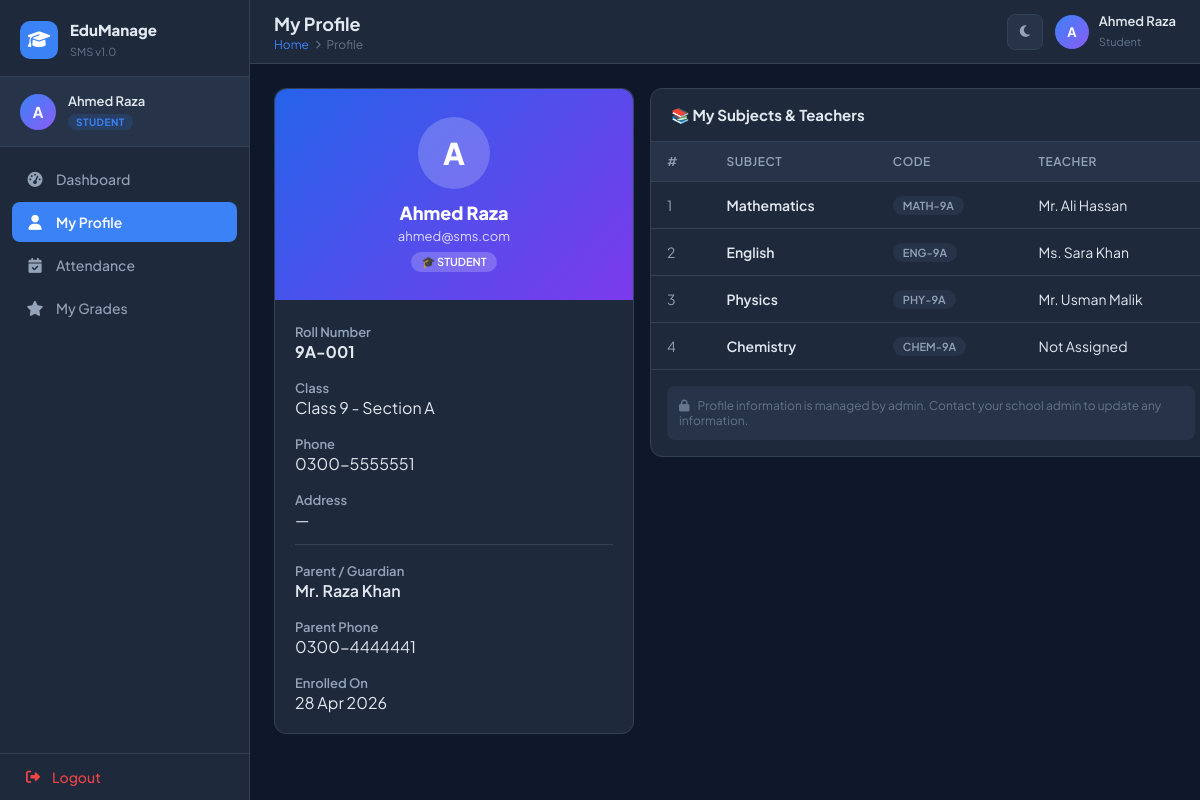
Page /student/profile.php (signed in) on the committed database.
### tables this page shows
CREATE TABLE IF NOT EXISTS students (
    id INT AUTO_INCREMENT PRIMARY KEY,
    user_id INT NOT NULL UNIQUE,
    class_id INT,
    roll_no VARCHAR(30),
    phone VARCHAR(20),
    address TEXT,
    parent_name VARCHAR(100),
    parent_phone VARCHAR(20),
    FOREIGN KEY (user_id) REFERENCES users(id) ON DELETE CASCADE,
    FOREIGN KEY (class_id) REFERENCES classes(id) ON DELETE SET NULL
);

CREATE TABLE IF NOT EXISTS users (
    id INT AUTO_INCREMENT PRIMARY KEY,
    name VARCHAR(100) NOT NULL,
    email VARCHAR(150) NOT NULL UNIQUE,
    password VARCHAR(255) NOT NULL,
    role ENUM('admin','teacher','student') NOT NULL DEFAULT 'student',
    status ENUM('active','inactive') DEFAULT 'active',
    created_at TIMESTAMP DEFAULT CURRENT_TIMESTAMP
);

CREATE TABLE IF NOT EXISTS classes (
    id INT AUTO_INCREMENT PRIMARY KEY,
    class_name VARCHAR(100) NOT NULL,
    section VARCHAR(10) DEFAULT 'A',
    created_at TIMESTAMP DEFAULT CURRENT_TIMESTAMP
);

CREATE TABLE IF NOT EXISTS subjects (
    id INT AUTO_INCREMENT PRIMARY KEY,
    subject_name VARCHAR(100) NOT NULL,
    subject_code VARCHAR(20),
    class_id INT,
    FOREIGN KEY (class_id) REFERENCES classes(id) ON DELETE SET NULL
);

### includes/auth.php (called while the page is built, shortened)
<?php
function getCurrentUser() {
    return [
        'id' => $_SESSION['user_id'] ?? null,
        'name' => $_SESSION['name'] ?? '',
        'email' => $_SESSION['email'] ?? '',
        'role' => $_SESSION['role'] ?? '',
        'entity_id' => $_SESSION['entity_id'] ?? null,
    ];
}

### config/db.php (called while the page is built, shortened)
<?php
function h($str) {
    return htmlspecialchars($str ?? '', ENT_QUOTES, 'UTF-8');
}

### student/profile.php (the view, shortened to what this page needs)
<?php
require_once '../includes/auth.php';
require_once '../config/db.php';
$pageTitle = 'My Profile';
$breadcrumb = 'Profile';
$user = getCurrentUser();
$studentId = $user['entity_id'];
$stmt = $conn->prepare(
    "SELECT s.*, u.name, u.email, u.created_at, c.class_name, c.section
     FROM students s JOIN users u ON s.user_id=u.id
     LEFT JOIN classes c ON s.class_id=c.id
     WHERE s.id=?"
);
$stmt->bind_param("i", $studentId);
$stmt->execute();
$profile = $stmt->get_result()->fetch_assoc();
$subjects = [];
if ($profile['class_id']) {
    $sStmt = $conn->prepare(
        "SELECT s.subject_name, s.subject_code, u.name as teacher_name
         FROM subjects s
         LEFT JOIN teacher_assignments ta ON ta.subject_id=s.id AND ta.class_id=s.class_id
         LEFT JOIN teachers t ON ta.teacher_id=t.id
         LEFT JOIN users u ON t.user_id=u.id
         WHERE s.class_id=?"
    );
    $sStmt->bind_param("i", $profile['class_id']);
    $sStmt->execute();
    $subjects = $sStmt->get_result()->fetch_all(MYSQLI_ASSOC);
}
require_once '../includes/header.php';
?>
<div style="display:grid;grid-template-columns:360px 1fr;gap:16px;align-items:start;">
<div class="card">
    <div style="background:linear-gradient(135deg,#2563eb,#7c3aed);padding:28px;text-align:center;border-radius:var(--radius) var(--radius) 0 0">
        <div style="width:72px;height:72px;background:rgba(255,255,255,0.2);border-radius:50%;display:flex;align-items:center;justify-content:center;margin:0 auto 12px;font-size:30px;font-weight:800;color:#fff">
            <?= strtoupper(substr($profile['name'],0,1)) ?>
        </div>
        <h2 style="color:#fff;font-size:18px;font-weight:800"><?= h($profile['name']) ?></h2>
        <p style="color:rgba(255,255,255,0.8);font-size:13px;margin-top:4px"><?= h($profile['email']) ?></p>
        <span class="badge" style="background:rgba(255,255,255,0.2);color:#fff;margin-top:8px">🎓 Student</span>
    </div>
    <div class="card-body">
        <div style="display:flex;flex-direction:column;gap:14px;">
            <div><label>Roll Number</label><p style="font-weight:700;font-size:16px"><?= h($profile['roll_no'] ?: '—') ?></p></div>
            <div><label>Class</label><p><?= $profile['class_name'] ? h($profile['class_name'].' - Section '.$profile['section']) : '—' ?></p></div>
            <div><label>Phone</label><p><?= h($profile['phone'] ?: '—') ?></p></div>
            <div><label>Address</label><p><?= h($profile['address'] ?: '—') ?></p></div>
            <div style="border-top:1px solid var(--border);padding-top:14px">
                <label>Parent / Guardian</label>
                <p style="font-weight:600"><?= h($profile['parent_name'] ?: '—') ?></p>
            </div>
            <div><label>Parent Phone</label><p><?= h($profile['parent_phone'] ?: '—') ?></p></div>
            <div><label>Enrolled On</label><p><?= date('d M Y', strtotime($profile['created_at'])) ?></p></div>
        </div>
    </div>
</div>
<div class="card">
    <div class="card-header"><span class="card-title">📚 My Subjects & Teachers</span></div>
    <?php if (empty($subjects)): ?>
    <div class="empty-state"><i class="fas fa-book"></i><h3>No subjects assigned</h3></div>
    <?php else: ?>
    <div class="table-wrapper">
        <table>
            <thead><tr><th>#</th><th>Subject</th><th>Code</th><th>Teacher</th></tr></thead>
            <tbody>
            <?php foreach ($subjects as $i => $s): ?>
            <tr>
                <td class="text-muted"><?= $i+1 ?></td>
                <td style="font-weight:600"><?= h($s['subject_name']) ?></td>
                <td><span class="badge badge-secondary"><?= h($s['subject_code'] ?: '—') ?></span></td>
                <td><?= h($s['teacher_name'] ?: 'Not Assigned') ?></td>
            </tr>
            <?php endforeach; ?>
            </tbody>
        </table>
    </div>
    <?php endif; ?>
    <div style="padding:16px;border-top:1px solid var(--border)">
        <div style="font-size:12px;color:var(--text-dim);background:var(--surface2);padding:12px;border-radius:8px;">
            <i class="fas fa-lock" style="margin-right:6px"></i>
            Profile information is managed by admin. Contact your school admin to update any information.
        </div>
    </div>
</div>
</div>
<?php require_once '../includes/footer.php'; ?>

### includes/header.php (shortened to what this page needs)
<?php
if (!defined('BASE_URL')) {
    $protocol = (!empty($_SERVER['HTTPS']) && $_SERVER['HTTPS'] !== 'off') ? 'https' : 'http';
    $host = $_SERVER['HTTP_HOST'];
}
$user = getCurrentUser();
$role = $user['role'];
$menus = [
    'admin' => [
        ['icon' => 'tachometer-alt', 'label' => 'Dashboard', 'url' => BASE_URL . '/admin/dashboard.php'],
        ['icon' => 'user-graduate', 'label' => 'Students', 'url' => BASE_URL . '/admin/students.php'],
        ['icon' => 'chalkboard-teacher', 'label' => 'Teachers', 'url' => BASE_URL . '/admin/teachers.php'],
        ['icon' => 'school', 'label' => 'Classes', 'url' => BASE_URL . '/admin/classes.php'],
        ['icon' => 'book', 'label' => 'Subjects', 'url' => BASE_URL . '/admin/subjects.php'],
        ['icon' => 'calendar-check', 'label' => 'Attendance', 'url' => BASE_URL . '/admin/attendance.php'],
        ['icon' => 'star', 'label' => 'Grades', 'url' => BASE_URL . '/admin/grades.php'],
        ['icon' => 'bullhorn', 'label' => 'Announcements', 'url' => BASE_URL . '/admin/announcements.php'],
        ['icon' => 'history', 'label' => 'Activity Logs', 'url' => BASE_URL . '/admin/logs.php'],
    ],
    'teacher' => [
        ['icon' => 'tachometer-alt', 'label' => 'Dashboard', 'url' => BASE_URL . '/teacher/dashboard.php'],
        ['icon' => 'calendar-check', 'label' => 'Mark Attendance', 'url' => BASE_URL . '/teacher/attendance.php'],
        ['icon' => 'star', 'label' => 'Enter Grades', 'url' => BASE_URL . '/teacher/grades.php'],
        ['icon' => 'users', 'label' => 'My Students', 'url' => BASE_URL . '/teacher/students.php'],
    ],
    'student' => [
        ['icon' => 'tachometer-alt', 'label' => 'Dashboard', 'url' => BASE_URL . '/student/dashboard.php'],
        ['icon' => 'user', 'label' => 'My Profile', 'url' => BASE_URL . '/student/profile.php'],
        ['icon' => 'calendar-check', 'label' => 'Attendance', 'url' => BASE_URL . '/student/attendance.php'],
        ['icon' => 'star', 'label' => 'My Grades', 'url' => BASE_URL . '/student/grades.php'],
    ],
];
$currentMenu = $menus[$role] ?? [];
$currentUrl = $protocol . '://' . $host . $_SERVER['REQUEST_URI'];
?>
<!DOCTYPE html>
<html lang="en" data-theme="dark">
<head>
    <link rel="stylesheet" href="https://cdnjs.cloudflare.com/ajax/libs/font-awesome/6.5.0/css/all.min.css">
    <link rel="stylesheet" href="<?= BASE_URL ?>/assets/css/style.css">
</head>
<body>
<aside class="sidebar" id="sidebar">
    <div class="sidebar-logo">
        <div class="logo-icon"><i class="fas fa-graduation-cap"></i></div>
        <div class="logo-text">
            <span class="logo-name">EduManage</span>
            <span class="logo-sub">SMS v1.0</span>
        </div>
    </div>
    <div class="sidebar-user">
        <div class="user-avatar"><?= strtoupper(substr($user['name'], 0, 1)) ?></div>
        <div class="user-info">
            <span class="user-name"><?= h($user['name']) ?></span>
            <span class="role-badge role-<?= $role ?>"><?= ucfirst($role) ?></span>
        </div>
    </div>
    <nav class="sidebar-nav">
        <?php foreach ($currentMenu as $item):
            $isActive = strpos($currentUrl, $item['url']) !== false;
        ?>
        <a href="<?= $item['url'] ?>" class="nav-item <?= $isActive ? 'active' : '' ?>">
            <i class="fas fa-<?= $item['icon'] ?>"></i>
            <span><?= $item['label'] ?></span>
        </a>
        <?php endforeach; ?>
    </nav>
    <a href="<?= BASE_URL ?>/auth/logout.php" class="sidebar-logout">
        <i class="fas fa-sign-out-alt"></i>
        <span>Logout</span>
    </a>
</aside>
<div class="main-wrapper">
    <header class="topbar">
        <div class="topbar-left">
            <div class="page-title-area">
                <h1 class="page-heading"><?= h($pageTitle ?? 'Dashboard') ?></h1>
                <?php if (isset($breadcrumb)): ?>
                <div class="breadcrumb">
                    <a href="<?= BASE_URL ?>/<?= $role ?>/dashboard.php">Home</a>
                    <i class="fas fa-chevron-right"></i>
                    <span><?= h($breadcrumb) ?></span>
                </div>
                <?php endif; ?>
            </div>
        </div>
        <div class="topbar-right">
            <button class="theme-toggle" onclick="toggleTheme()" title="Toggle theme">
                <i class="fas fa-moon" id="themeIcon"></i>
            </button>
            <div class="topbar-user">
                <div class="topbar-avatar"><?= strtoupper(substr($user['name'], 0, 1)) ?></div>
                <div class="topbar-user-info">
                    <span><?= h($user['name']) ?></span>
                    <small><?= ucfirst($role) ?></small>
                </div>
            </div>
        </div>
    </header>
    <main class="content-area">

### rows in the picture
students: user.name "A", user.name "Ahmed Raza", user.email "ahmed@sms.com", roll_no "9A-001", class.section "Class 9 - Section A", phone "0300-5555551", address "—", parent_name "Mr. Raza Khan", parent_phone "0300-4444441", user.created_at "28 Apr 2026"
subjects: subject_name "Mathematics", subject_code "MATH-9A", users.name "Mr. Ali Hassan"
subjects: subject_name "English", subject_code "ENG-9A", users.name "Ms. Sara Khan"
subjects: subject_name "Physics", subject_code "PHY-9A", users.name "Mr. Usman Malik"
subjects: subject_name "Chemistry", subject_code "CHEM-9A", teacher_name "Not Assigned"

### other values in the picture
$role "STUDENT"
$item['label'] "Dashboard"
$item['label'] "My Profile"
$item['label'] "Attendance"
$item['label'] "My Grades"
$pageTitle "My Profile"
$breadcrumb "Profile"
$role "Student"
